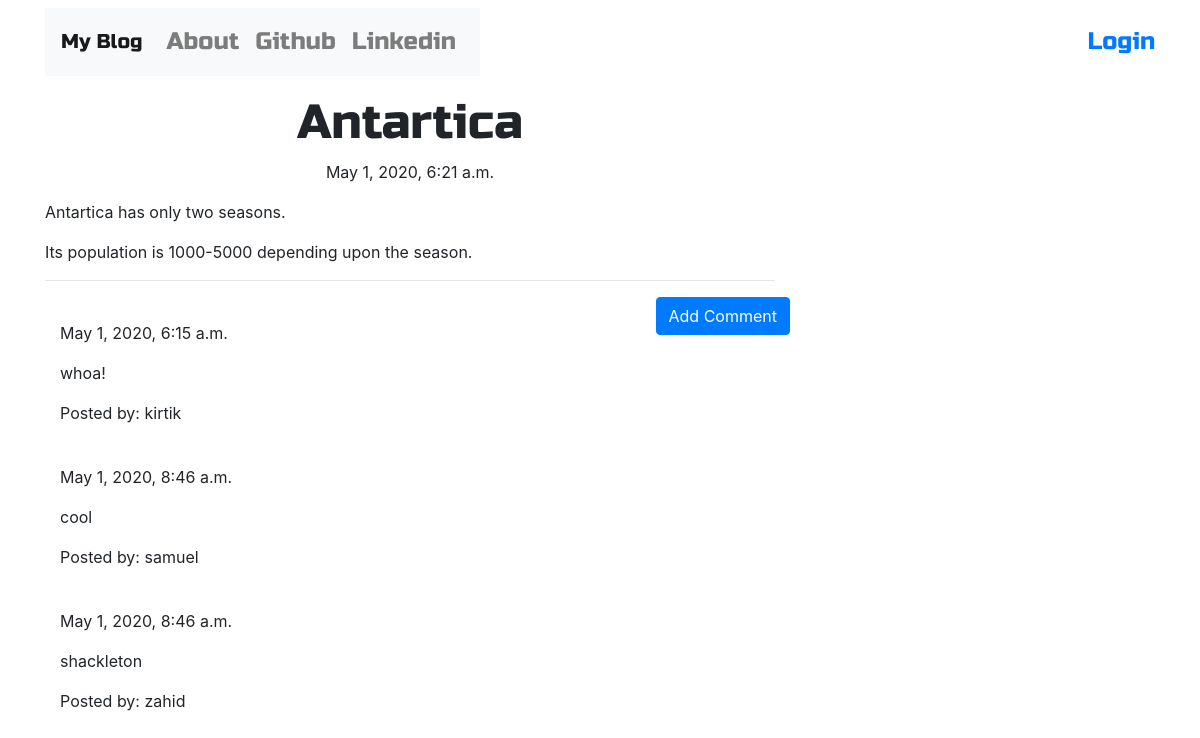
Before: /post/2/ with the older database file.
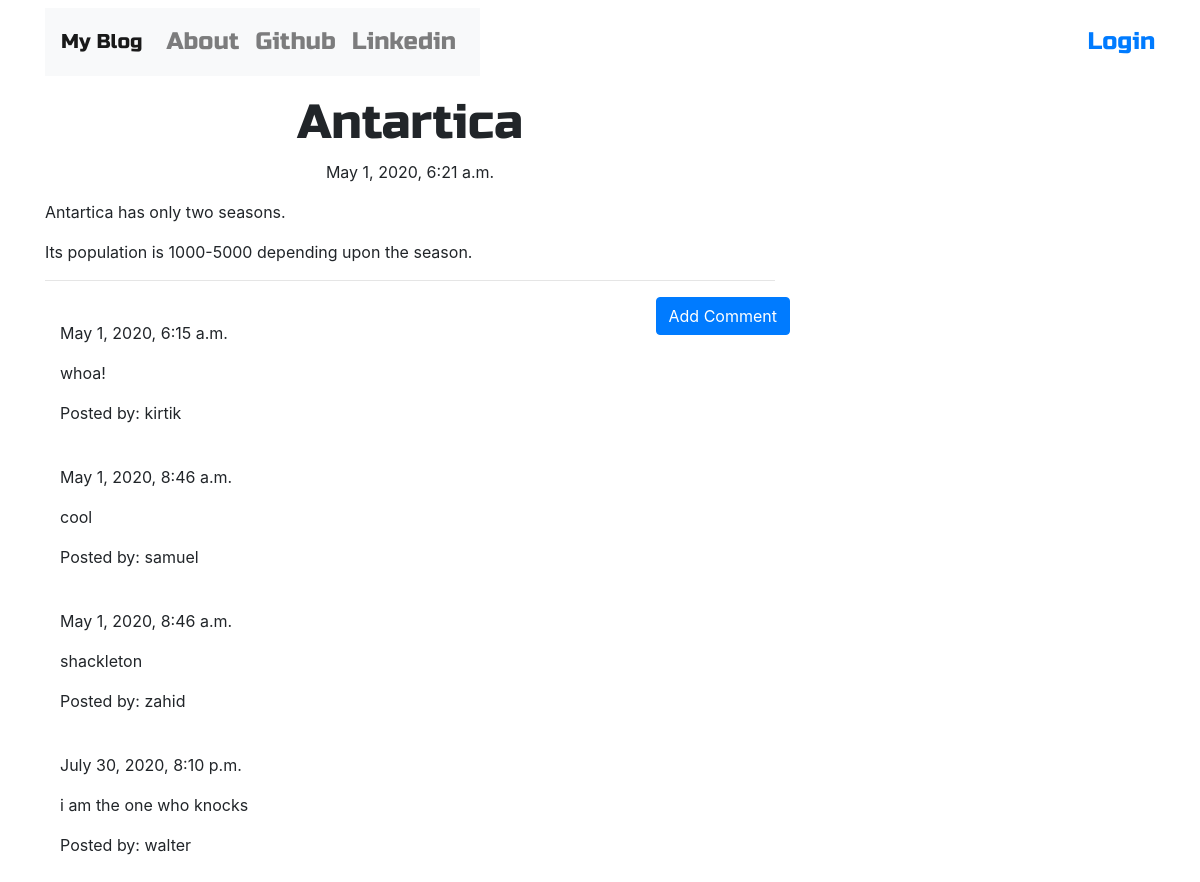
After: the same page with the newer database file.
### blog/models.py (models this page shows, shortened)
class Comment(models.Model):
    post=models.ForeignKey('blog.Post',related_name='comments',on_delete=models.CASCADE)
    author=models.CharField(max_length=100)
    text=models.TextField()
    create_date=models.DateTimeField(default=timezone.now)
    approved_comment=models.BooleanField(default=False)

### blog/views.py (the view)
# urls.py: re_path(r'^post/(?P<pk>\d+)/$',views.PostDetailView.as_view(),name='post_detail'),
class PostDetailView(DetailView):
    model=Post

### blog/templates/blog/post_detail.html (shortened to what this page needs)
{% extends "blog/base.html" %}
{% block content %}
  <h1 class="posttitle loader">{{post.title}}</h1>
  {% if post.published_date %}
    <div class="date postdate">
      {{post.published_date}}
    </div>
  {% else %}
    <a class="btn btn-primary" href="{% url 'post_publish' pk=post.pk %}">Publish</a>
  {% endif %}
  <p class="postcontent">{{post.text|safe|linebreaksbr}}</p>
  <hr>
  <a class="btn btn-primary btn-comment" href="{% url 'add_comment_to_post' pk=post.pk %}">Add Comment</a>
  <div class="container">
    {% for comment in post.comments.all %}
    <br>
    {% if user.is_authenticated or comment.approved_comment %}
      {{comment.create_date}}
        <p>{{comment.text|safe|linebreaks}}</p>
        <p>Posted by: {{comment.author}}</p>
    {% endif %}
    {% empty %}
    <p>No Comments</p>
    {% endfor %}
  </div>
{% endblock %}

Changed rows visible on the page:
added Comment: create_date "July 30, 2020, 8:10 p.m.", text "i am the one who knocks", author "walter"
